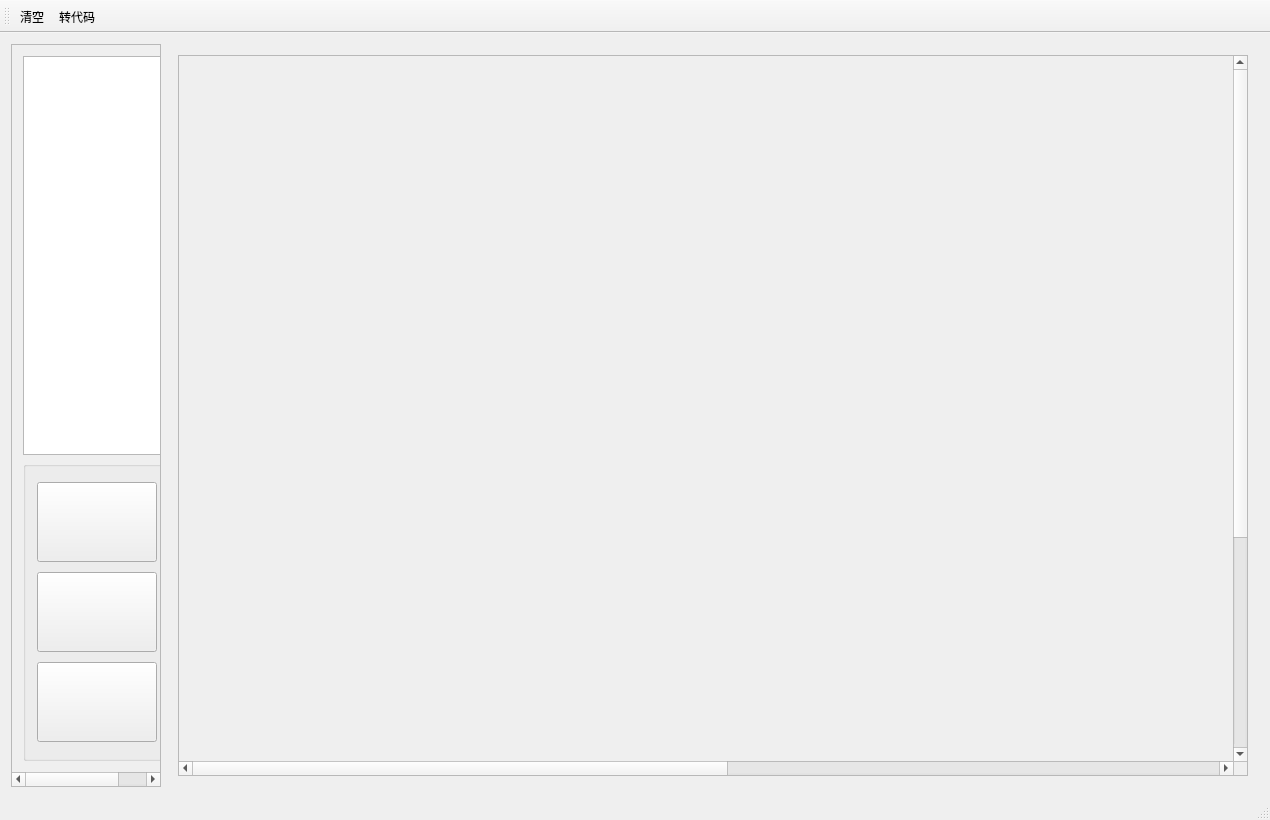
<?xml version="1.0" encoding="UTF-8"?>
<ui version="4.0">
 <class>MainWindow</class>
 <widget class="QMainWindow" name="MainWindow">
  <property name="geometry">
   <rect>
    <x>0</x>
    <y>0</y>
    <width>1270</width>
    <height>820</height>
   </rect>
  </property>
  <property name="windowTitle">
   <string>KFC---KesheFlowChart</string>
  </property>
  <property name="windowIcon">
   <iconset resource="res.qrc">
    <normaloff>:/img/MainIco.png</normaloff>:/img/MainIco.png</iconset>
  </property>
  <widget class="QWidget" name="centralWidget">
   <layout class="QHBoxLayout" name="horizontalLayout">
    <item>
     <widget class="QScrollArea" name="scrollArea_GraphSelect">
      <property name="minimumSize">
       <size>
        <width>150</width>
        <height>0</height>
       </size>
      </property>
      <property name="maximumSize">
       <size>
        <width>150</width>
        <height>16777215</height>
       </size>
      </property>
      <property name="widgetResizable">
       <bool>true</bool>
      </property>
      <widget class="QWidget" name="scrollAreaWidgetContents">
       <property name="geometry">
        <rect>
         <x>0</x>
         <y>0</y>
         <width>188</width>
         <height>704</height>
        </rect>
       </property>
       <layout class="QVBoxLayout" name="verticalLayout">
        <item>
         <widget class="QTextEdit" name="console">
          <property name="minimumSize">
           <size>
            <width>170</width>
            <height>0</height>
           </size>
          </property>
          <property name="maximumSize">
           <size>
            <width>200</width>
            <height>10000</height>
           </size>
          </property>
         </widget>
        </item>
        <item>
         <widget class="QGroupBox" name="groupBox">
          <property name="minimumSize">
           <size>
            <width>100</width>
            <height>300</height>
           </size>
          </property>
          <property name="maximumSize">
           <size>
            <width>200</width>
            <height>350</height>
           </size>
          </property>
          <property name="title">
           <string/>
          </property>
          <layout class="QVBoxLayout" name="gridLayout_3">
           <item>
            <widget class="QPushButton" name="chart_roundrect">
             <property name="minimumSize">
              <size>
               <width>120</width>
               <height>80</height>
              </size>
             </property>
             <property name="maximumSize">
              <size>
               <width>120</width>
               <height>80</height>
              </size>
             </property>
             <property name="styleSheet">
              <string notr="true">background-image: url(:/img/Rounded_Rectangle.png);</string>
             </property>
             <property name="text">
              <string/>
             </property>
            </widget>
           </item>
           <item>
            <widget class="QPushButton" name="chart_diam">
             <property name="minimumSize">
              <size>
               <width>120</width>
               <height>80</height>
              </size>
             </property>
             <property name="maximumSize">
              <size>
               <width>120</width>
               <height>80</height>
              </size>
             </property>
             <property name="styleSheet">
              <string notr="true">background-image: url(:/img/diamond.png);</string>
             </property>
             <property name="text">
              <string/>
             </property>
            </widget>
           </item>
           <item>
            <widget class="QPushButton" name="chart_rect">
             <property name="minimumSize">
              <size>
               <width>120</width>
               <height>80</height>
              </size>
             </property>
             <property name="maximumSize">
              <size>
               <width>120</width>
               <height>80</height>
              </size>
             </property>
             <property name="styleSheet">
              <string notr="true">background-image: url(:/img/rectangle.png);</string>
             </property>
             <property name="text">
              <string/>
             </property>
            </widget>
           </item>
          </layout>
         </widget>
        </item>
       </layout>
      </widget>
     </widget>
    </item>
    <item>
     <widget class="QWidget" name="widget_2" native="true">
      <layout class="QHBoxLayout" name="verticalLayout_2">
       <item>
        <widget class="QScrollArea" name="scrollArea_Painter">
         <property name="palette">
          <palette>
           <active>
            <colorrole role="WindowText">
             <brush brushstyle="SolidPattern">
              <color alpha="255">
               <red>0</red>
               <green>0</green>
               <blue>0</blue>
              </color>
             </brush>
            </colorrole>
            <colorrole role="Midlight">
             <brush brushstyle="SolidPattern">
              <color alpha="255">
               <red>255</red>
               <green>255</green>
               <blue>255</blue>
              </color>
             </brush>
            </colorrole>
            <colorrole role="Dark">
             <brush brushstyle="SolidPattern">
              <color alpha="255">
               <red>255</red>
               <green>255</green>
               <blue>255</blue>
              </color>
             </brush>
            </colorrole>
            <colorrole role="Mid">
             <brush brushstyle="SolidPattern">
              <color alpha="255">
               <red>255</red>
               <green>255</green>
               <blue>255</blue>
              </color>
             </brush>
            </colorrole>
            <colorrole role="Text">
             <brush brushstyle="SolidPattern">
              <color alpha="255">
               <red>0</red>
               <green>0</green>
               <blue>0</blue>
              </color>
             </brush>
            </colorrole>
            <colorrole role="ButtonText">
             <brush brushstyle="SolidPattern">
              <color alpha="255">
               <red>0</red>
               <green>0</green>
               <blue>0</blue>
              </color>
             </brush>
            </colorrole>
            <colorrole role="PlaceholderText">
             <brush brushstyle="SolidPattern">
              <color alpha="128">
               <red>0</red>
               <green>0</green>
               <blue>0</blue>
              </color>
             </brush>
            </colorrole>
           </active>
           <inactive>
            <colorrole role="WindowText">
             <brush brushstyle="SolidPattern">
              <color alpha="255">
               <red>0</red>
               <green>0</green>
               <blue>0</blue>
              </color>
             </brush>
            </colorrole>
            <colorrole role="Midlight">
             <brush brushstyle="SolidPattern">
              <color alpha="255">
               <red>255</red>
               <green>255</green>
               <blue>255</blue>
              </color>
             </brush>
            </colorrole>
            <colorrole role="Dark">
             <brush brushstyle="SolidPattern">
              <color alpha="255">
               <red>255</red>
               <green>255</green>
               <blue>255</blue>
              </color>
             </brush>
            </colorrole>
            <colorrole role="Mid">
             <brush brushstyle="SolidPattern">
              <color alpha="255">
               <red>255</red>
               <green>255</green>
               <blue>255</blue>
              </color>
             </brush>
            </colorrole>
            <colorrole role="Text">
             <brush brushstyle="SolidPattern">
              <color alpha="255">
               <red>0</red>
               <green>0</green>
               <blue>0</blue>
              </color>
             </brush>
            </colorrole>
            <colorrole role="ButtonText">
             <brush brushstyle="SolidPattern">
              <color alpha="255">
               <red>0</red>
               <green>0</green>
               <blue>0</blue>
              </color>
             </brush>
            </colorrole>
            <colorrole role="PlaceholderText">
             <brush brushstyle="SolidPattern">
              <color alpha="128">
               <red>0</red>
               <green>0</green>
               <blue>0</blue>
              </color>
             </brush>
            </colorrole>
           </inactive>
           <disabled>
            <colorrole role="WindowText">
             <brush brushstyle="SolidPattern">
              <color alpha="255">
               <red>255</red>
               <green>255</green>
               <blue>255</blue>
              </color>
             </brush>
            </colorrole>
            <colorrole role="Midlight">
             <brush brushstyle="SolidPattern">
              <color alpha="255">
               <red>255</red>
               <green>255</green>
               <blue>255</blue>
              </color>
             </brush>
            </colorrole>
            <colorrole role="Dark">
             <brush brushstyle="SolidPattern">
              <color alpha="255">
               <red>255</red>
               <green>255</green>
               <blue>255</blue>
              </color>
             </brush>
            </colorrole>
            <colorrole role="Mid">
             <brush brushstyle="SolidPattern">
              <color alpha="255">
               <red>255</red>
               <green>255</green>
               <blue>255</blue>
              </color>
             </brush>
            </colorrole>
            <colorrole role="Text">
             <brush brushstyle="SolidPattern">
              <color alpha="255">
               <red>255</red>
               <green>255</green>
               <blue>255</blue>
              </color>
             </brush>
            </colorrole>
            <colorrole role="ButtonText">
             <brush brushstyle="SolidPattern">
              <color alpha="255">
               <red>255</red>
               <green>255</green>
               <blue>255</blue>
              </color>
             </brush>
            </colorrole>
            <colorrole role="PlaceholderText">
             <brush brushstyle="SolidPattern">
              <color alpha="128">
               <red>0</red>
               <green>0</green>
               <blue>0</blue>
              </color>
             </brush>
            </colorrole>
           </disabled>
          </palette>
         </property>
         <property name="widgetResizable">
          <bool>true</bool>
         </property>
         <widget class="QWidget" name="scrollAreaWidgetContents_main">
          <property name="geometry">
           <rect>
            <x>0</x>
            <y>0</y>
            <width>2018</width>
            <height>1018</height>
           </rect>
          </property>
          <layout class="QHBoxLayout" name="horizontalLayout_2">
           <item>
            <widget class="FlowChart" name="flowChart_widget" native="true">
             <property name="minimumSize">
              <size>
               <width>2000</width>
               <height>1000</height>
              </size>
             </property>
            </widget>
           </item>
          </layout>
         </widget>
        </widget>
       </item>
      </layout>
     </widget>
    </item>
   </layout>
  </widget>
  <widget class="QMenuBar" name="menuBar">
   <property name="geometry">
    <rect>
     <x>0</x>
     <y>0</y>
     <width>1270</width>
     <height>23</height>
    </rect>
   </property>
  </widget>
  <widget class="QToolBar" name="mainToolBar">
   <property name="windowTitle">
    <string>流程图 - 代码建模</string>
   </property>
   <attribute name="toolBarArea">
    <enum>TopToolBarArea</enum>
   </attribute>
   <attribute name="toolBarBreak">
    <bool>false</bool>
   </attribute>
   <addaction name="actionNewFile"/>
   <addaction name="actionSetting"/>
  </widget>
  <widget class="QStatusBar" name="statusBar"/>
  <action name="actionSetting">
   <property name="icon">
    <iconset theme="Setting" resource="res.qrc">
     <normaloff>:/img/settings.png</normaloff>:/img/settings.png</iconset>
   </property>
   <property name="text">
    <string>转代码</string>
   </property>
   <property name="toolTip">
    <string>转代码</string>
   </property>
   <property name="shortcut">
    <string>Ctrl+T</string>
   </property>
  </action>
  <action name="actionOpenFile">
   <property name="icon">
    <iconset resource="res.qrc">
     <normaloff>:/img/file_open.png</normaloff>:/img/file_open.png</iconset>
   </property>
   <property name="text">
    <string>打开文件</string>
   </property>
   <property name="toolTip">
    <string>打开文件</string>
   </property>
   <property name="shortcut">
    <string>Ctrl+O</string>
   </property>
  </action>
  <action name="actionNewFile">
   <property name="icon">
    <iconset resource="res.qrc">
     <normaloff>:/img/file_add.png</normaloff>:/img/file_add.png</iconset>
   </property>
   <property name="text">
    <string>清空</string>
   </property>
   <property name="iconText">
    <string>清空</string>
   </property>
   <property name="toolTip">
    <string>清空</string>
   </property>
   <property name="shortcut">
    <string>Ctrl+N</string>
   </property>
  </action>
  <action name="actionCloseFile">
   <property name="icon">
    <iconset resource="res.qrc">
     <normaloff>:/img/file_delete.png</normaloff>:/img/file_delete.png</iconset>
   </property>
   <property name="text">
    <string>关闭文件</string>
   </property>
   <property name="toolTip">
    <string>关闭文件</string>
   </property>
   <property name="shortcut">
    <string>Ctrl+D</string>
   </property>
  </action>
  <action name="actionSaveFile">
   <property name="icon">
    <iconset resource="res.qrc">
     <normaloff>:/img/file_save.png</normaloff>:/img/file_save.png</iconset>
   </property>
   <property name="text">
    <string>保存文件</string>
   </property>
   <property name="toolTip">
    <string>保存文件</string>
   </property>
   <property name="shortcut">
    <string>Ctrl+S</string>
   </property>
  </action>
 </widget>
 <layoutdefault spacing="6" margin="11"/>
 <customwidgets>
  <customwidget>
   <class>FlowChart</class>
   <extends>QWidget</extends>
   <header>flowchart.h</header>
  </customwidget>
 </customwidgets>
 <resources>
  <include location="res.qrc"/>
 </resources>
 <connections/>
</ui>
